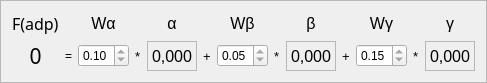
            <widget class="QFrame" name="frame_86">
             <property name="maximumSize">
              <size>
               <width>16777215</width>
               <height>74</height>
              </size>
             </property>
             <property name="frameShape">
              <enum>QFrame::StyledPanel</enum>
             </property>
             <property name="frameShadow">
              <enum>QFrame::Raised</enum>
             </property>
             <layout class="QHBoxLayout" name="horizontalLayout_23">
              <item>
               <layout class="QGridLayout" name="gridLayout_2">
                <item row="0" column="6">
                 <widget class="QLabel" name="label_85">
                  <property name="font">
                   <font>
                    <pointsize>12</pointsize>
                   </font>
                  </property>
                  <property name="text">
                   <string>Wβ</string>
                  </property>
                  <property name="alignment">
                   <set>Qt::AlignCenter</set>
                  </property>
                 </widget>
                </item>
                <item row="1" column="2">
                 <widget class="QDoubleSpinBox" name="alfaWeight_doubleSpinBox_2">
                  <property name="readOnly">
                   <bool>true</bool>
                  </property>
                  <property name="maximum">
                   <double>1.000000000000000</double>
                  </property>
                  <property name="singleStep">
                   <double>0.010000000000000</double>
                  </property>
                  <property name="value">
                   <double>0.100000000000000</double>
                  </property>
                 </widget>
                </item>
                <item row="0" column="2">
                 <widget class="QLabel" name="label_90">
                  <property name="font">
                   <font>
                    <pointsize>12</pointsize>
                   </font>
                  </property>
                  <property name="text">
                   <string>Wα</string>
                  </property>
                  <property name="alignment">
                   <set>Qt::AlignCenter</set>
                  </property>
                 </widget>
                </item>
                <item row="0" column="4">
                 <widget class="QLabel" name="label_94">
                  <property name="font">
                   <font>
                    <pointsize>12</pointsize>
                   </font>
                  </property>
                  <property name="text">
                   <string>α</string>
                  </property>
                  <property name="alignment">
                   <set>Qt::AlignCenter</set>
                  </property>
                 </widget>
                </item>
                <item row="1" column="8">
                 <widget class="QLabel" name="label_95">
                  <property name="font">
                   <font>
                    <family>Ubuntu</family>
                    <pointsize>12</pointsize>
                   </font>
                  </property>
                  <property name="frameShape">
                   <enum>QFrame::StyledPanel</enum>
                  </property>
                  <property name="text">
                   <string>0,000</string>
                  </property>
                 </widget>
                </item>
                <item row="1" column="6">
                 <widget class="QDoubleSpinBox" name="betaWeight_doubleSpinBox_2">
                  <property name="frame">
                   <bool>true</bool>
                  </property>
                  <property name="readOnly">
                   <bool>true</bool>
                  </property>
                  <property name="maximum">
                   <double>1.000000000000000</double>
                  </property>
                  <property name="singleStep">
                   <double>0.010000000000000</double>
                  </property>
                  <property name="value">
                   <double>0.050000000000000</double>
                  </property>
                 </widget>
                </item>
                <item row="0" column="8">
                 <widget class="QLabel" name="label_87">
                  <property name="font">
                   <font>
                    <pointsize>12</pointsize>
                   </font>
                  </property>
                  <property name="text">
                   <string>β</string>
                  </property>
                  <property name="alignment">
                   <set>Qt::AlignCenter</set>
                  </property>
                 </widget>
                </item>
                <item row="0" column="12">
                 <widget class="QLabel" name="label_86">
                  <property name="font">
                   <font>
                    <pointsize>12</pointsize>
                   </font>
                  </property>
                  <property name="text">
                   <string>γ</string>
                  </property>
                  <property name="alignment">
                   <set>Qt::AlignCenter</set>
                  </property>
                 </widget>
                </item>
                <item row="0" column="10">
                 <widget class="QLabel" name="label_91">
                  <property name="font">
                   <font>
                    <pointsize>12</pointsize>
                   </font>
                  </property>
                  <property name="text">
                   <string>Wγ</string>
                  </property>
                  <property name="alignment">
                   <set>Qt::AlignCenter</set>
                  </property>
                 </widget>
                </item>
                <item row="0" column="0">
                 <widget class="QLabel" name="label_100">
                  <property name="font">
                   <font>
                    <family>Abyssinica SIL</family>
                    <pointsize>12</pointsize>
                   </font>
                  </property>
                  <property name="text">
                   <string>F(adp)</string>
                  </property>
                 </widget>
                </item>
                <item row="1" column="4">
                 <widget class="QLabel" name="label_89">
                  <property name="font">
                   <font>
                    <family>Ubuntu</family>
                    <pointsize>12</pointsize>
                   </font>
                  </property>
                  <property name="frameShape">
                   <enum>QFrame::StyledPanel</enum>
                  </property>
                  <property name="text">
                   <string>0,000</string>
                  </property>
                 </widget>
                </item>
                <item row="1" column="0">
                 <widget class="QLabel" name="run_fadp_result">
                  <property name="font">
                   <font>
                    <family>Abyssinica SIL</family>
                    <pointsize>16</pointsize>
                   </font>
                  </property>
                  <property name="text">
                   <string>0</string>
                  </property>
                  <property name="alignment">
                   <set>Qt::AlignCenter</set>
                  </property>
                 </widget>
                </item>
                <item row="1" column="3">
                 <widget class="QLabel" name="label_93">
                  <property name="font">
                   <font>
                    <pointsize>10</pointsize>
                   </font>
                  </property>
                  <property name="text">
                   <string>*</string>
                  </property>
                 </widget>
                </item>
                <item row="1" column="12">
                 <widget class="QLabel" name="label_98">
                  <property name="font">
                   <font>
                    <family>Ubuntu</family>
                    <pointsize>12</pointsize>
                   </font>
                  </property>
                  <property name="frameShape">
                   <enum>QFrame::StyledPanel</enum>
                  </property>
                  <property name="text">
                   <string>0,000</string>
                  </property>
                 </widget>
                </item>
                <item row="1" column="5">
                 <widget class="QLabel" name="label_92">
                  <property name="font">
                   <font>
                    <pointsize>10</pointsize>
                   </font>
                  </property>
                  <property name="text">
                   <string>+</string>
                  </property>
                 </widget>
                </item>
                <item row="1" column="10">
                 <widget class="QDoubleSpinBox" name="gamaWeight_doubleSpinBox_2">
                  <property name="readOnly">
                   <bool>true</bool>
                  </property>
                  <property name="maximum">
                   <double>1.000000000000000</double>
                  </property>
                  <property name="singleStep">
                   <double>0.000000000000000</double>
                  </property>
                  <property name="value">
                   <double>0.150000000000000</double>
                  </property>
                 </widget>
                </item>
                <item row="1" column="9">
                 <widget class="QLabel" name="label_97">
                  <property name="font">
                   <font>
                    <pointsize>10</pointsize>
                   </font>
                  </property>
                  <property name="text">
                   <string>+</string>
                  </property>
                 </widget>
                </item>
                <item row="1" column="11">
                 <widget class="QLabel" name="label_96">
                  <property name="font">
                   <font>
                    <pointsize>10</pointsize>
                   </font>
                  </property>
                  <property name="text">
                   <string>*</string>
                  </property>
                 </widget>
                </item>
                <item row="1" column="7">
                 <widget class="QLabel" name="label_99">
                  <property name="font">
                   <font>
                    <pointsize>10</pointsize>
                   </font>
                  </property>
                  <property name="text">
                   <string>*</string>
                  </property>
                 </widget>
                </item>
                <item row="1" column="1">
                 <widget class="QLabel" name="label_5">
                  <property name="text">
                   <string>=</string>
                  </property>
                 </widget>
                </item>
               </layout>
              </item>
             </layout>
            </widget>
